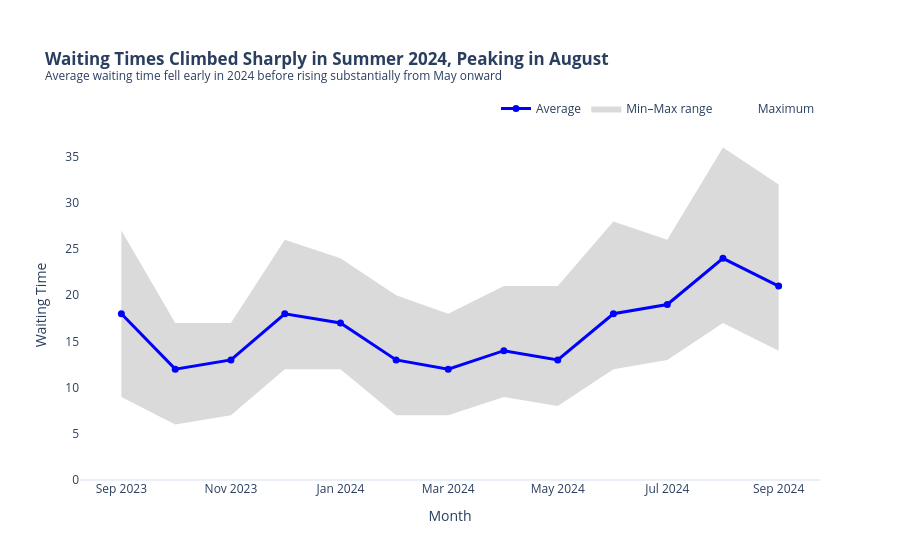

The cell this chart's notebook holds for it:
### Code cell
import pandas as pd
import plotly.graph_objects as go

# Read the Excel file
df = pd.read_excel("Waiting_times.xlsx")

# Create a proper date column
df["Date"] = pd.to_datetime(
    df["Year"].astype(str) + "-" + df["Month"],
    format="%Y-%b"
)

# Create interactive figure
fig = go.Figure()

# Maximum waiting time
fig.add_trace(go.Scatter(
    x=df["Date"],
    y=df["Max"],
    mode="lines",
    line=dict(width=0),
    name="Maximum",
    hovertemplate="Maximum: %{y}<extra></extra>"
))

# Minimum waiting time + GREY shaded area
fig.add_trace(go.Scatter(
    x=df["Date"],
    y=df["Min"],
    mode="lines",
    line=dict(width=0),
    fill="tonexty",
    fillcolor="rgba(150, 150, 150, 0.35)",
    name="Min–Max range",
    hovertemplate="Minimum: %{y}<extra></extra>"
))

# Average waiting time
fig.add_trace(go.Scatter(
    x=df["Date"],
    y=df["Avg waiting time"],
    mode="lines+markers",
    name="Average",
    line=dict(
        color="blue",
        width=3
    ),
    marker=dict(
        color="blue",
        size=7
    ),
    hovertemplate=(
        "<b>%{x|%B %Y}</b><br>"
        "Average waiting time: %{y}"
        "<extra></extra>"
    )
))

# Title and layout
fig.update_layout(
    title={
        "text": (
            "<b>Waiting Times Climbed Sharply in Summer 2024, "
            "Peaking in August</b>"
            "<br><sup>Average waiting time fell early in 2024 "
            "before rising substantially from May onward</sup>"
        ),
        "x": 0.05,
        "xanchor": "left"
    },

    xaxis_title="Month",
    yaxis_title="Waiting Time",

    hovermode="x unified",
    template="plotly_white",

    legend=dict(
        orientation="h",
        yanchor="bottom",
        y=1.02,
        xanchor="right",
        x=1
    ),

    margin=dict(t=130)
)

# Remove gridlines
fig.update_xaxes(
    showgrid=False,
    tickformat="%b %Y"
)

fig.update_yaxes(
    showgrid=False,
    rangemode="tozero"
)

fig.show()

### Figure 1 — Plotly figure (JSON) as saved in the notebook; plotly's stock layout.template omitted (floating-point values rounded to 4 significant figures)
{"data": [{"hovertemplate": "Maximum: %{y}<extra></extra>", "line": {"width": 0}, "mode": "lines", "name": "Maximum", "type": "scatter", "x": ["2023-09-01T00:00:00.000000", "2023-10-01T00:00:00.000000", "2023-11-01T00:00:00.000000", "2023-12-01T00:00:00.000000", "2024-01-01T00:00:00.000000", "2024-02-01T00:00:00.000000", "2024-03-01T00:00:00.000000", "2024-04-01T00:00:00.000000", "2024-05-01T00:00:00.000000", "2024-06-01T00:00:00.000000", "2024-07-01T00:00:00.000000", "2024-08-01T00:00:00.000000", "2024-09-01T00:00:00.000000"], "y": [27, 17, 17, 26, 24, 20, 18, 21, 21, 28, 26, 36, 32]}, {"fill": "tonexty", "fillcolor": "rgba(150, 150, 150, 0.35)", "hovertemplate": "Minimum: %{y}<extra></extra>", "line": {"width": 0}, "mode": "lines", "name": "Min–Max range", "type": "scatter", "x": ["2023-09-01T00:00:00.000000", "2023-10-01T00:00:00.000000", "2023-11-01T00:00:00.000000", "2023-12-01T00:00:00.000000", "2024-01-01T00:00:00.000000", "2024-02-01T00:00:00.000000", "2024-03-01T00:00:00.000000", "2024-04-01T00:00:00.000000", "2024-05-01T00:00:00.000000", "2024-06-01T00:00:00.000000", "2024-07-01T00:00:00.000000", "2024-08-01T00:00:00.000000", "2024-09-01T00:00:00.000000"], "y": [9, 6, 7, 12, 12, 7, 7, 9, 8, 12, 13, 17, 14]}, {"hovertemplate": "<b>%{x|%B %Y}</b><br>Average waiting time: %{y}<extra></extra>", "line": {"color": "blue", "width": 3}, "marker": {"color": "blue", "size": 7}, "mode": "lines+markers", "name": "Average", "type": "scatter", "x": ["2023-09-01T00:00:00.000000", "2023-10-01T00:00:00.000000", "2023-11-01T00:00:00.000000", "2023-12-01T00:00:00.000000", "2024-01-01T00:00:00.000000", "2024-02-01T00:00:00.000000", "2024-03-01T00:00:00.000000", "2024-04-01T00:00:00.000000", "2024-05-01T00:00:00.000000", "2024-06-01T00:00:00.000000", "2024-07-01T00:00:00.000000", "2024-08-01T00:00:00.000000", "2024-09-01T00:00:00.000000"], "y": [18, 12, 13, 18, 17, 13, 12, 14, 13, 18, 19, 24, 21]}], "layout": {"hovermode": "x unified", "legend": {"orientation": "h", "x": 1, "xanchor": "right", "y": 1.02, "yanchor": "bottom"}, "margin": {"t": 130}, "title": {"text": "<b>Waiting Times Climbed Sharply in Summer 2024, Peaking in August</b><br><sup>Average waiting time fell early in 2024 before rising substantially from May onward</sup>", "x": 0.05, "xanchor": "left"}, "xaxis": {"showgrid": false, "tickformat": "%b %Y", "title": {"text": "Month"}}, "yaxis": {"rangemode": "tozero", "showgrid": false, "title": {"text": "Waiting Time"}}}}
